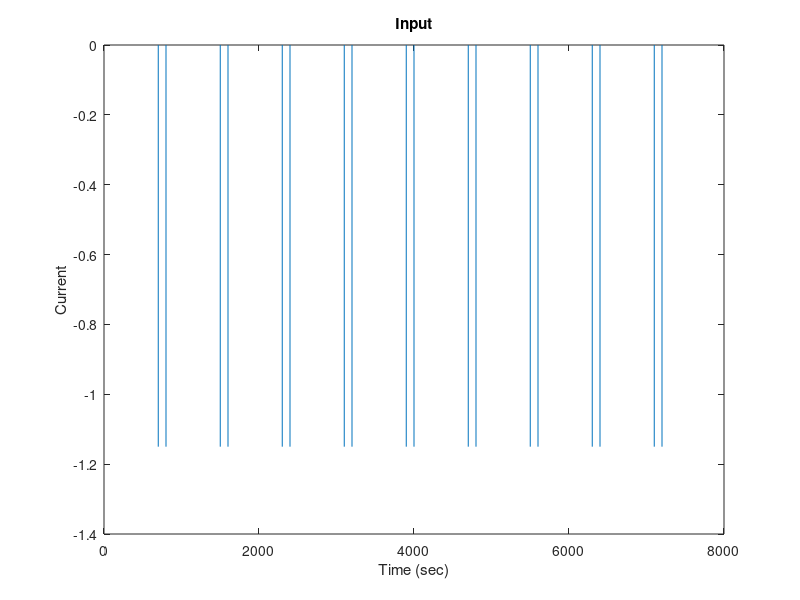
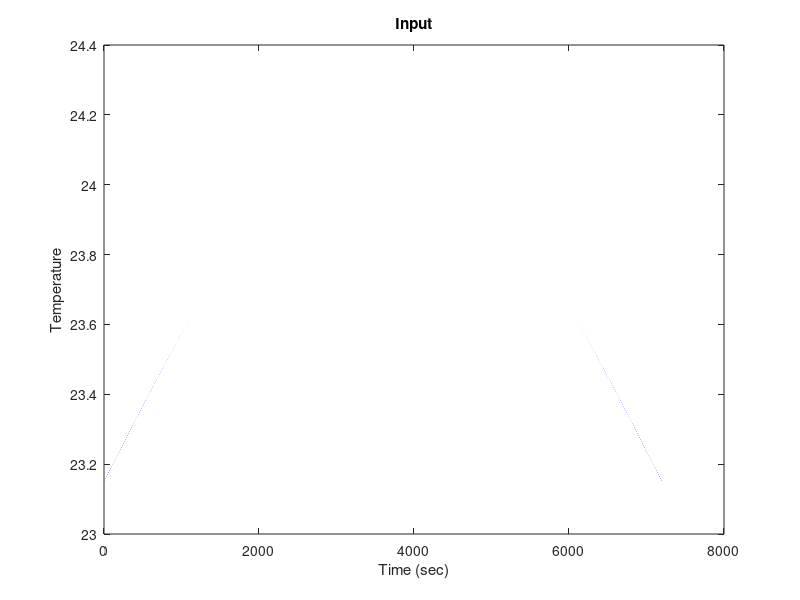

These figures' MATLAB source, in order: (Note: this script raises an error after producing the figures.)
clear all
close all

% Create time vector (Discretized system)
DeltaT = 0.01;            % Time step size [sec]
t = 0:DeltaT:(2*60*60);   % Total Simulation time (hour*min*sec/min)

% Input current signals]
Current = zeros(size(t))';      % Size of Current
Current(mod(t,800) < 700) = -2.3/2;   % 700sec 0.5C pulse discharge
% Current = -2.3/2 * ones(size(t))';  % 20sec 5A pulse discharge

figure
plot(t,Current)
xlabel('Time (sec)')
ylabel('Current')
title('Input')

% Iuput outside temperature 

Tf = ones(size(t))';     
Tf = Tf * 23.15 + sin(t'/size(t,2)*100*pi);   % 20sec 5A pulse discharge

figure
plot(t,Tf)
xlabel('Time (sec)')
ylabel('Temperature')
title('Input')


input_data = [t' Current Tf];
states0 = [0;0;0; 23.15; 23.15;1];

[tsim,states] = ode45(@(t,x) ode1(t,x,input_data),t,states0);

SOC = states(:,1) * 100;
Tc = states(:,4);
Ts = states(:,5);
SOH = states(:,6) * 100;

figure
plot(t,SOC)
xlabel('Time (sec)')
ylabel('SOC [%]')
title('SOC')

figure
plot(t,Tc)
xlabel('Time (sec)')
ylabel('Temperature [0C]')

hold on
plot(t,Ts)
title('Temperature changing')
legend('core','surface')

figure
plot(t,SOH)
ylim([99.99 100])
xlabel('Time [sec]')
ylabel('SOH [100%]')
title('SOH')
